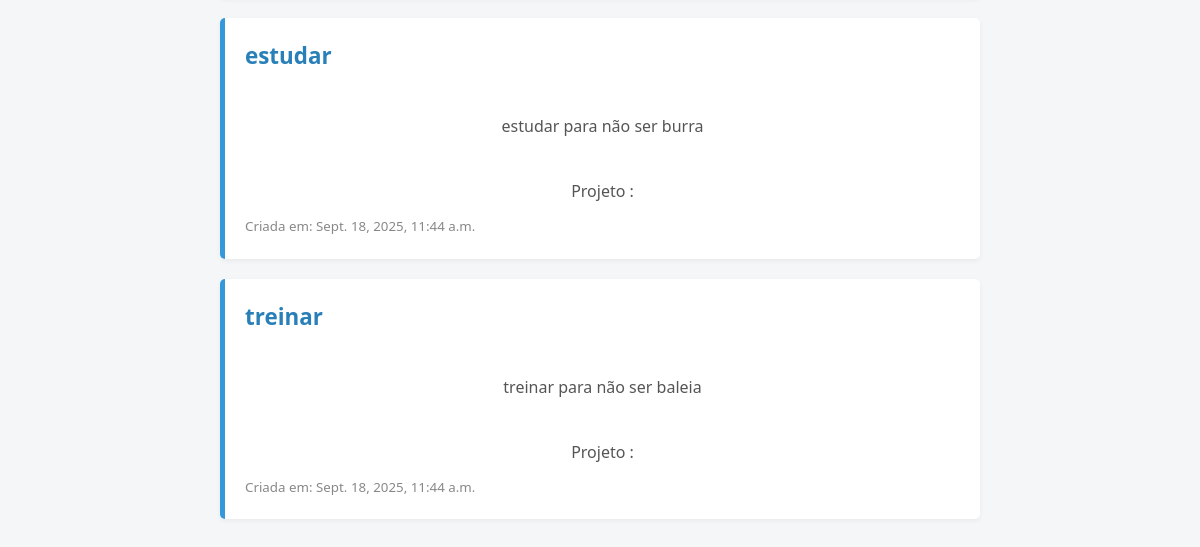
The page /tarefas/ (lower part) on the database as committed earlier.
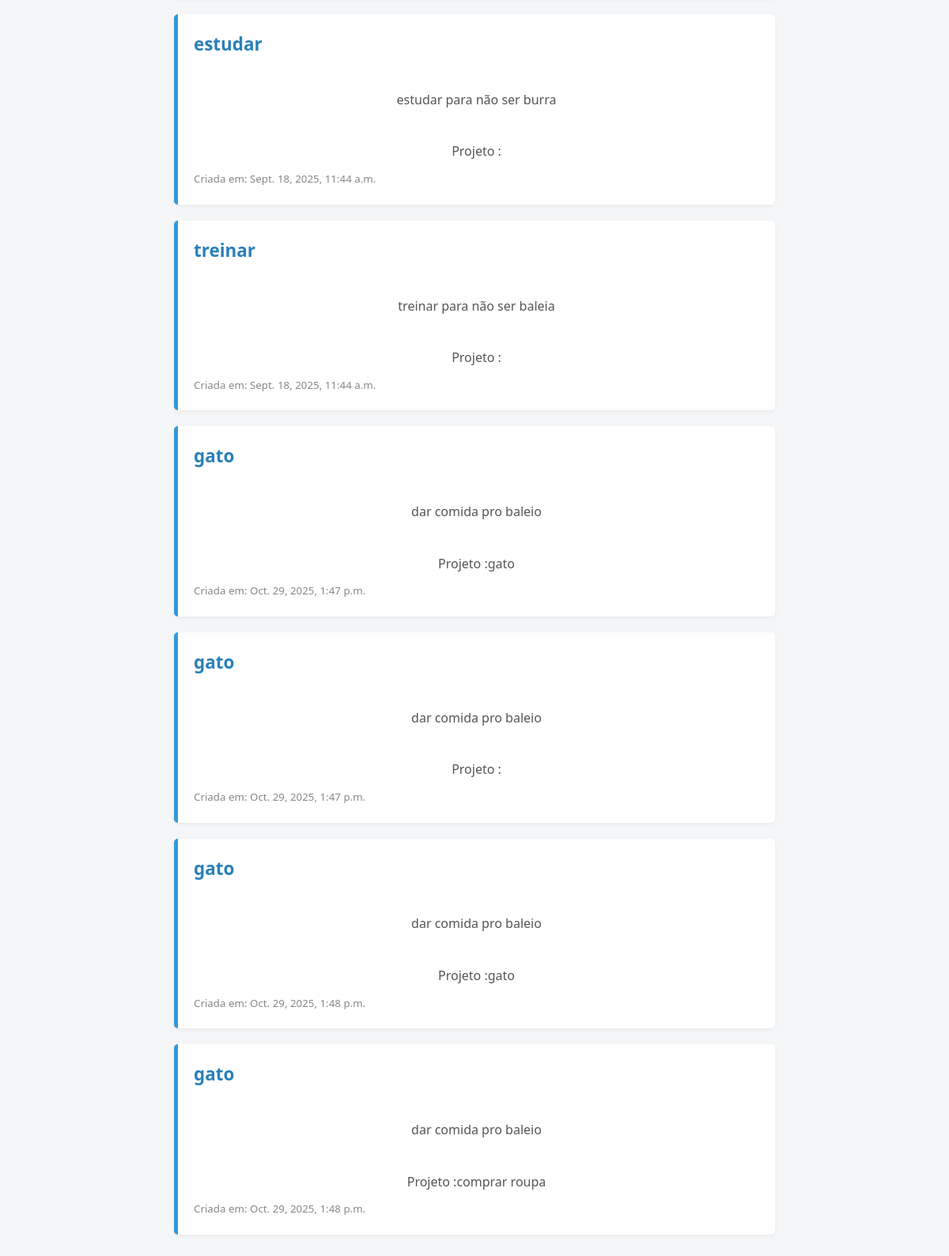
The same page on the database as committed later.
### tarefas/models.py (models this page shows, shortened)
class Tarefa (models.Model):
    titulo = models.CharField (max_length = 200)
    descricao = models.TextField (blank=True, null=True)
    data_criacao = models.DateTimeField (auto_now_add=True)
    concluida = models.BooleanField (default=False)
    projeto= models.ForeignKey (Projeto, on_delete = models.CASCADE, null = True, blank = True)

### projetos/models.py (models this page shows, shortened)
class Projeto (models.Model):
    nome = models.CharField (max_length = 200)
    descricao = models.TextField (blank=True, null=True)
    data_criacao = models.DateTimeField (auto_now_add=True)

### tarefas/views.py (the view)
def listar_tarefas(request):
    tarefas_salvas = Tarefa.objects.all()
    contexto = {
        'minhas_tarefas': tarefas_salvas
    }
    return render(request, 'tarefas/lista.html', contexto)

### tarefas/templates/tarefas/lista.html (shortened to what this page needs)
<!DOCTYPE html>
<html lang="pt-br">
<head>
    {% load static %}
    <link rel="stylesheet" href="{% static 'lista/lista.css' %}">
</head>
<body>
    {% for tarefa in minhas_tarefas %}
        <div class="tarefa {% if tarefa.concluida %}concluida{% endif %}">
            <h2><a href="{% url 'detalhe_tarefa' tarefa.id %}">{{ tarefa.titulo }}</a></h2>
            <p>{{ tarefa.descricao }}</p>
            <p>Projeto :{{tarefa.projeto.nome}}</p>
            <small>Criada em: {{ tarefa.data_criacao }}</small>
        </div>
    {% empty %}
        <p>Nenhuma tarefa cadastrada ainda. Adicione algumas no <a href="/admin/">Admin</a>!</p>
    {% endfor %}
</body>
</html>

Rows that differ between the two databases and show on the page:
added Tarefa: titulo "gato", descricao "dar comida pro baleio", projeto.nome "gato", data_criacao "Oct. 29, 2025, 1:47 p.m."
added Tarefa: titulo "gato", descricao "dar comida pro baleio", data_criacao "Oct. 29, 2025, 1:47 p.m."
added Tarefa: titulo "gato", descricao "dar comida pro baleio", projeto.nome "gato", data_criacao "Oct. 29, 2025, 1:48 p.m."
added Tarefa: titulo "gato", descricao "dar comida pro baleio", projeto.nome "comprar roupa", data_criacao "Oct. 29, 2025, 1:48 p.m."
